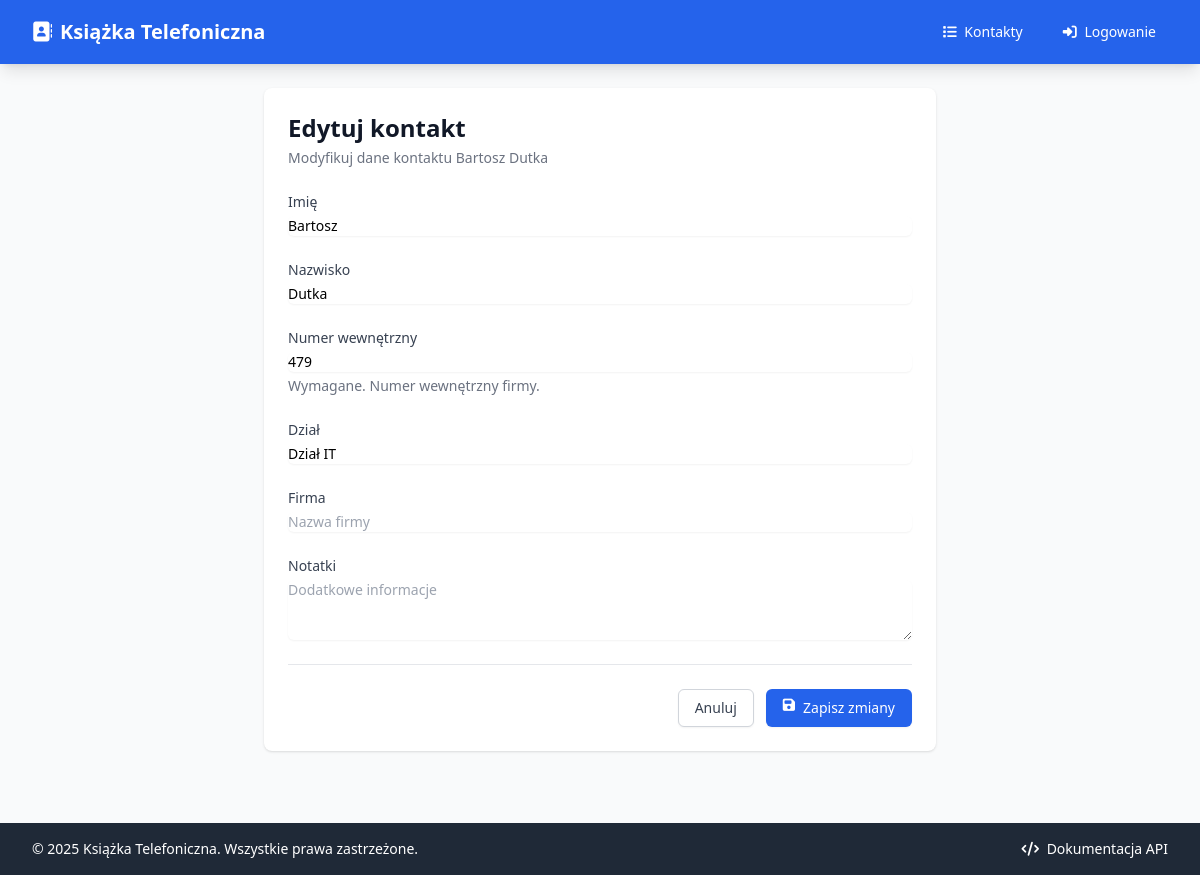
/kontakty/11c87dd0-19df-4c17-90c1-822b6a959bdf/edytuj (signed in), run on the app's committed database.
### app/models/contact.py (models this page shows)
class ContactBase(SQLModel):
    imie: str = Field(description="Imię kontaktu")
    nazwisko: str = Field(description="Nazwisko kontaktu")
    numer_wewnetrzny: str = Field(
        unique=True,
        index=True,
        description="Unikalny numer wewnętrzny firmy"
    )
    dzial: Optional[str] = Field(default=None, index=True, description="Nazwa działu")
    firma: Optional[str] = Field(default=None, description="Nazwa firmy")
    notatki: Optional[str] = Field(default=None, description="Dodatkowe notatki")

class Contact(ContactBase, table=True):
    __tablename__ = "kontakty"
    id: Optional[str] = Field(
        default_factory=lambda: str(uuid.uuid4()),
        primary_key=True,
        description="Unikalny identyfikator kontaktu"
    )
    created_at: datetime = Field(
        default_factory=datetime.utcnow,
        description="Data utworzenia kontaktu"
    )
    updated_at: datetime = Field(
        default_factory=datetime.utcnow,
        description="Data ostatniej modyfikacji"
    )

### app/routers/contacts.py (the view)
@router.get("/kontakty/{contact_id}/edytuj", response_class=HTMLResponse, name="contact_edit")
async def contact_edit_form(
    request: Request,
    contact_id: str,
    session: Session = Depends(get_session)
):
    try:
        require_admin(request)
    except HTTPException:
        return RedirectResponse(url="/logowanie", status_code=status.HTTP_302_FOUND)
    contact = session.get(Contact, contact_id)
    if not contact:
        raise HTTPException(status_code=404, detail="Kontakt nie został znaleziony")
    return templates.TemplateResponse(
        "contacts/edit.html",
        {
            "request": request,
            "title": f"Edytuj {contact.imie} {contact.nazwisko} - Książka Telefoniczna",
            "contact": contact
        }
    )

### app/templates/contacts/edit.html (shortened to what this page needs)
{% extends "base.html" %}
{% block content %}
<div class="max-w-2xl mx-auto">
    <div class="bg-white shadow rounded-lg">
        <div class="px-4 py-5 sm:p-6">
            <div class="mb-6">
                <h1 class="text-2xl font-bold text-gray-900">Edytuj kontakt</h1>
                <p class="mt-1 text-sm text-gray-500">
                    Modyfikuj dane kontaktu {{ contact.imie }} {{ contact.nazwisko }}
                </p>
            </div>
            <form method="post" class="space-y-6">
                <div>
                    <label for="imie" class="block text-sm font-medium text-gray-700">
                        Imię
                    </label>
                    <div class="mt-1">
                        <input
                            type="text"
                            id="imie"
                            name="imie"
                            value="{{ imie or contact.imie }}"
                            placeholder="Wprowadź imię"
                            class="shadow-sm focus:ring-blue-500 focus:border-blue-500 block w-full sm:text-sm border-gray-300 rounded-md"
                            required
                        >
                    </div>
                </div>
                <div>
                    <label for="nazwisko" class="block text-sm font-medium text-gray-700">
                        Nazwisko
                    </label>
                    <div class="mt-1">
                        <input
                            type="text"
                            id="nazwisko"
                            name="nazwisko"
                            value="{{ nazwisko or contact.nazwisko }}"
                            placeholder="Wprowadź nazwisko"
                            class="shadow-sm focus:ring-blue-500 focus:border-blue-500 block w-full sm:text-sm border-gray-300 rounded-md"
                            required
                        >
                    </div>
                </div>
                <div>
                    <label for="numer_wewnetrzny" class="block text-sm font-medium text-gray-700">
                        Numer wewnętrzny
                    </label>
                    <div class="mt-1">
                        <input
                            type="text"
                            id="numer_wewnetrzny"
                            name="numer_wewnetrzny"
                            value="{{ numer_wewnetrzny or contact.numer_wewnetrzny }}"
                            placeholder="np. 451"
                            class="shadow-sm focus:ring-blue-500 focus:border-blue-500 block w-full sm:text-sm border-gray-300 rounded-md {% if errors and errors.numer_wewnetrzny %}border-red-300{% endif %}"
                            required
                        >
                    </div>
                    <p class="mt-1 text-sm text-gray-500">
                        Wymagane. Numer wewnętrzny firmy.
                    </p>
                </div>
                <div>
                    <label for="dzial" class="block text-sm font-medium text-gray-700">
                        Dział
                    </label>
                    <div class="mt-1">
                        <input
                            type="text"
                            id="dzial"
                            name="dzial"
                            value="{{ dzial or contact.dzial or '' }}"
                            placeholder="Nazwa działu"
                            class="shadow-sm focus:ring-blue-500 focus:border-blue-500 block w-full sm:text-sm border-gray-300 rounded-md"
                        >
                    </div>
                </div>
                <div>
                    <label for="firma" class="block text-sm font-medium text-gray-700">
                        Firma
                    </label>
                    <div class="mt-1">
                        <input
                            type="text"
                            id="firma"
                            name="firma"
                            value="{{ firma or contact.firma or '' }}"
                            placeholder="Nazwa firmy"
                            class="shadow-sm focus:ring-blue-500 focus:border-blue-500 block w-full sm:text-sm border-gray-300 rounded-md"
                        >
                    </div>
                </div>
                <div>
                    <label for="notatki" class="block text-sm font-medium text-gray-700">
                        Notatki
                    </label>
                    <div class="mt-1">
                        <textarea
                            id="notatki"
                            name="notatki"
                            rows="3"
                            placeholder="Dodatkowe informacje"
                            class="shadow-sm focus:ring-blue-500 focus:border-blue-500 block w-full sm:text-sm border-gray-300 rounded-md"
                        >{{ notatki or contact.notatki or '' }}</textarea>
                    </div>
                </div>
                <div class="flex items-center justify-end space-x-3 pt-6 border-t border-gray-200">
                    <a
                        href="/kontakty/{{ contact.id }}"
                        class="bg-white py-2 px-4 border border-gray-300 rounded-md shadow-sm text-sm font-medium text-gray-700 hover:bg-gray-50 focus:outline-none focus:ring-2 focus:ring-offset-2 focus:ring-blue-500"
                    >
                        Anuluj
                    </a>
                    <button
                        type="submit"
                        class="inline-flex justify-center py-2 px-4 border border-transparent shadow-sm text-sm font-medium rounded-md text-white bg-blue-600 hover:bg-blue-700 focus:outline-none focus:ring-2 focus:ring-offset-2 focus:ring-blue-500"
                    >
                        <i class="fas fa-save mr-2"></i>
                        Zapisz zmiany
                    </button>
                </div>
            </form>
        </div>
    </div>
</div>
{% endblock %}

### data on the page
Contact: imie "Bartosz", nazwisko "Dutka", numer_wewnetrzny "479", dzial "Dział IT"
